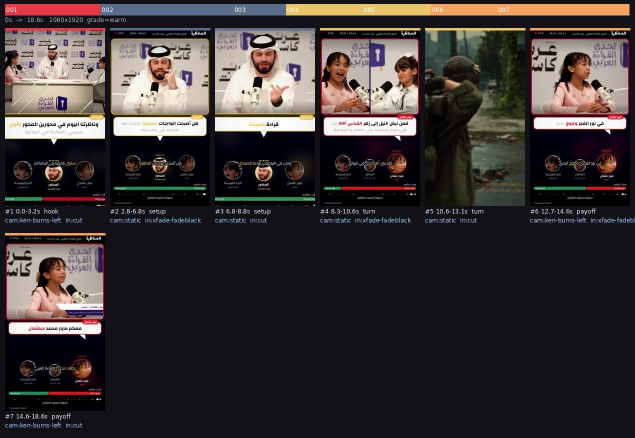
#> input picture runtime/engine/references/example-storyboard.jpg, 1270 x 876 px (shown at 1/2 size); its folder holds only this picture in this run
$ python -i app_feature_transfer.py   (imports and definitions only)
#> lines starting #> are read from the running program, lines starting #| are printed output that depends on the picture; after the words box and inside, x2 and y2 are one past the last pixel; in counts of white or black regions, pixels touching at a corner belong together
#> further down, picture is the input picture: PIL image 1270x876 RGB; mean R, G, B 59.3, 52.5, 52.6
"""Helpers of power_programs/app_feature_transfer.py used by data cards, copied verbatim (the extractor binds a card to them only when
their AST hash with every dependency equals the original's)."""
from __future__ import annotations

from PIL import Image
from PIL import ImageChops
from PIL import ImageDraw
from pathlib import Path
import fnmatch
import hashlib
import json
import math
import numpy as np
import os
import re
import subprocess
import yaml


def save_json(work, name, obj):
    (work / name).write_text(json.dumps(obj, ensure_ascii=False, indent=1, default=str), encoding="utf-8")


def sha256(b: bytes) -> str:
    return hashlib.sha256(b).hexdigest()


# [5 lines left out: function ff, not called in this run]


def probe(p):
    return json.loads(subprocess.run(["ffprobe", "-v", "error", "-print_format", "json", "-show_streams", "-show_format", str(p)],
                                     capture_output=True, text=True, check=True).stdout)


def dur(p):
    return float(probe(p)["format"]["duration"])


# [4 lines left out: function choose_ui, not called in this run]


FLIP = [("margin-left", "margin-right"), ("padding-left", "padding-right"), ("border-left", "border-right"), ("left", "right"),
        ("text-align: left", "text-align: right")]


# [8 lines left out: function to_rtl, not called in this run]


def bundle_for(lang):
    return "app.rtl.css" if lang.split("-")[0] in ("ar", "he", "fa", "ur") else "app.ltr.css"


EXTS = "avi gif heic jpeg jpg key mkv mov mp4 mpeg numbers pages png svg webm webp".split()


# [8 lines left out: function associations, not called in this run]


def files_from_argv(argv):
    return [a for a in argv[1:] if not a.startswith("-") and Path(a).suffix.lstrip(".").lower() in EXTS]


SENTINEL = b"dL7pKGdnNz796PbbjQWNKmHXBZaB9tsX"


FUSES = ["RunAsNode", "EnableCookieEncryption", "EnableNodeOptionsEnvironmentVariable", "EnableNodeCliInspectArguments",
         "EnableEmbeddedAsarIntegrityValidation", "OnlyLoadAppFromAsar"]


WANT = {"RunAsNode": "0", "EnableCookieEncryption": "1", "EnableNodeOptionsEnvironmentVariable": "0", "EnableNodeCliInspectArguments": "0",
        "EnableEmbeddedAsarIntegrityValidation": "1", "OnlyLoadAppFromAsar": "1"}


def write_fuses(states: dict) -> bytes:
    wire = bytes([1, len(FUSES)]) + "".join(states[f] for f in FUSES).encode()
    return os.urandom(64) + SENTINEL + wire + os.urandom(64)


# [5 lines left out: function read_fuses, not called in this run]


def fuse_audit(blob):
    f = read_fuses(blob)
    return [k for k, v in WANT.items() if f[k] != v]


# [10 lines left out: function update_decision, not called in this run]


PII = [(re.compile(r"[\w.+-]+@[\w-]+\.[\w.]+"), "[email]"), (re.compile(r"(?:/Users|/home|C:\\\\Users)[/\\\\][^/\\\\\s]+"), "<home>"),
       (re.compile(r"\b(?:\+?966|0)5\d{8}\b"), "[phone]")]


# [5 lines left out: function scrub, not called in this run]


def send_report(event, consent):
    return scrub(event) if consent else None


# [6 lines left out: function parse_deeplink, not called in this run]


def second_instance(argv, scheme="myapp"):
    links = [a for a in argv if a.startswith(scheme + "://")]
    return parse_deeplink(links[0], scheme) if links else {"action": "focus"}


# [7 lines left out: function bootstrap, not called in this run]


def v7_to_v8(d): return {**{k: v for k, v in d.items() if k != "expo"}, "exposure": d["expo"], "version": 8}


def v8_to_v9(d): return {**d, "exposure": {"ev": d["exposure"]}, "version": 9}


def v9_to_v10(d): return {**d, "tags": d.get("tags", []), "version": 10}


MIGRATIONS = {7: v7_to_v8, 8: v8_to_v9, 9: v9_to_v10}


# [12 lines left out: functions migrate, radial_mask, not called in this run]


def local_adjust(img, mask, adjust):
    m = mask[..., None]
    return img * (1 - m) + adjust(img) * m


# [43 lines left out: functions build_asset, cached_build, export_animation, fidelity_check, not called in this run]


def computed(styles, tokens):
    return {k: tokens.get(v[4:-1], v) if isinstance(v, str) and v.startswith("var(") else v for k, v in styles.items()}


def accept_tokenisation(before, after, tokens):
    return computed(before, tokens) == computed(after, tokens)


# [54 lines left out: functions render_ui, first_diff_element, design_foundation, theme_css, frame_rules, not called in this run]


CONTRACT_KEYS = ["props", "callbacks", "state", "requests", "routes", "validation", "loading", "empty", "error", "keyboard", "aria"]


# [21 lines left out: functions behaviour_gaps, preflight, not called in this run]


def manifest(root, patterns):
    return {str(p.relative_to(root)): sha256(p.read_bytes()) for p in sorted(root.rglob("*")) if p.is_file() and any(fnmatch.fnmatch(str(p.relative_to(root)), pt) for pt in patterns)}


# [8 lines left out: function handoff, not called in this run]


def pinned_export(ref: Path, pin: str):
    now = sha256(ref.read_bytes())
    return {"ok": now == pin, "pinned": pin[:12], "current": now[:12]}


# [18 lines left out: functions worker_briefs, fan_out, not called in this run]


def render_cards(template, records):
    return [template.format(**r) for r in records]


def sketch_slots(img):
    import cv2
    a = np.asarray(img.convert("L"))
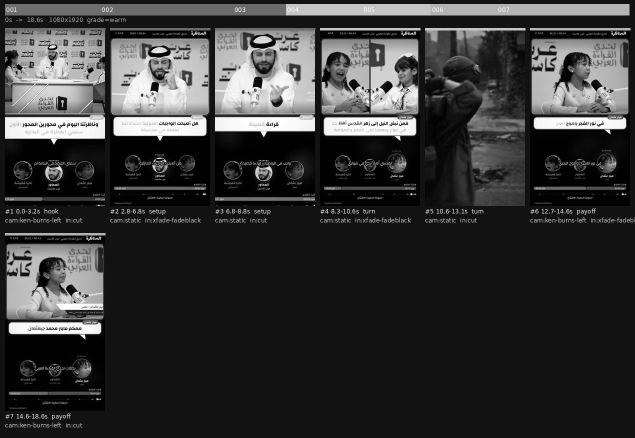
#> a: shape (876, 1270) (shown at 1/2 size); min 0, max 255, mean 54.6
    cs, hier = cv2.findContours((a < 128).astype(np.uint8), cv2.RETR_CCOMP, cv2.CHAIN_APPROX_SIMPLE)
#> cs = 2326 contours, 1983 with area under 20; largest, box (x1, y1, x2, y2) and area: (0, 0, 1270, 876) 1110365, (429, 60, 631, 229) 33700, (222, 77, 418, 230) 29608, (9, 60, 211, 229) 27944, (1063, 78, 1257, 229) 26164
    H, W = a.shape
#> H = 876; W = 1270
    boxes = []
    for i, c in enumerate(cs):
        if hier[0][i][3] != -1:
            continue
        x, y, w, h = cv2.boundingRect(c)
        if w * h > 200:
            boxes.append((round(x / W, 2), round(y / H, 2), round(w / W, 2), round(h / H, 2)))
#> this loop made 2326 passes
#> (x, y, w, h) on passes 2 to 4: (72, 829, 3, 3), (158, 762, 1, 1), (57, 656, 5, 6)
#> after the loop, boxes = 43 items, first 6: (0.11, 0.75, 0.02, 0.01), (0.06, 0.69, 0.02, 0.03), (0.1, 0.65, 0.02, 0.03), (0.12, 0.6, 0.01, 0.02), (0.03, 0.6, 0.02, 0.03), (0.05, 0.59, 0.07, 0.09)
    return sorted(boxes, key=lambda b: (b[1], b[0]))


# [40 lines left out: functions xfade_plan, atempo_chain, media_plan, peaks, not called in this run]


def bitrate(w, h, fps, quality="normal", codec="h264"):
    bpp = {"normal": 0.07, "high": 0.12, "max": 0.2}[quality]
    return round(bpp * w * h * fps * (0.65 if codec == "hevc" else 1))


# [25 lines left out: functions encode_with_fallback, guard, not called in this run]

>>> from PIL import Image
>>> picture = Image.open('../../../../references/example-storyboard.jpg')
>>> result = sketch_slots(picture)
#> result = 43 items, first 6: (0, 0, 1, 1), (0.38, 0.07, 0.07, 0.04), (0.44, 0.08, 0.03, 0.02), (0.46, 0.09, 0.01, 0.02), (0.07, 0.1, 0.02, 0.02), (0.22, 0.1, 0.06, 0.04)
